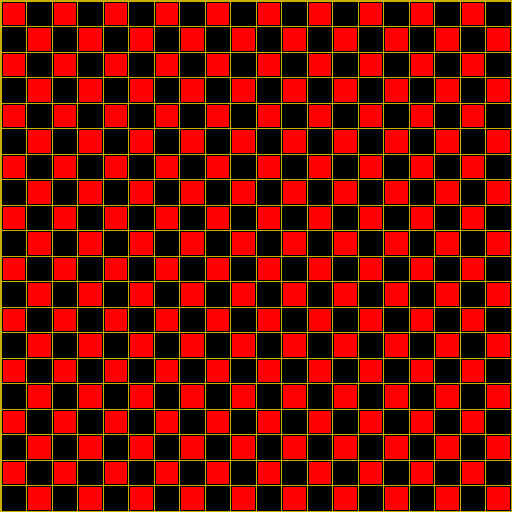
Frame 1 (no input)
Frame 60 (the mouse pressed at the canvas centre just before this capture): identical to frame 1, image omitted
Frame 120 (the mouse held since frame 60 and released just before this capture): identical to frame 1, image omitted

The Processing sketch that drew this single still picture (run headless with seeded random() and noise(); from frame 60 on, the mouse is pressed at the canvas centre):

// Processing sketch: Question4
// ── Question4.pde
int  numSquares;
int spaceBetween; 
float squareSize;
float sqrtSquare; 

void setup() 
{
   size(512, 512); 
   background(200, 175, 0);
   numSquares = int(sq(20));
   spaceBetween = width/200;
   sqrtSquare = sqrt(numSquares);
   squareSize = (width - (spaceBetween *(sqrtSquare +1))) / sqrtSquare;
}

void draw()
{   
    int squareRowNumber = 0;
    while (squareRowNumber < int(sqrt(numSquares)))
    {
        int squareColNumber = 0;
        while(squareColNumber < int(sqrt(numSquares)))
        {
            float squareX = (squareColNumber +1)* spaceBetween + (squareColNumber)* squareSize;
            float squareY = (squareRowNumber +1)* spaceBetween + (squareRowNumber)* squareSize;
            if (squareColNumber%2 == 0) 
            {   
                if (squareRowNumber%2 ==0) 
                {
                    fill(255, 0, 0);
                }
                else
                {
                    fill(0);
                }
            }
            else
            {
                if (squareRowNumber%2 ==0) 
                {
                    fill(0);
                }
                else
                {
                    fill(255, 0, 0);
                }
            }
            
            rect(squareX, squareY, squareSize, squareSize);
            squareColNumber++;
        }
        squareRowNumber++; 
    }
}
